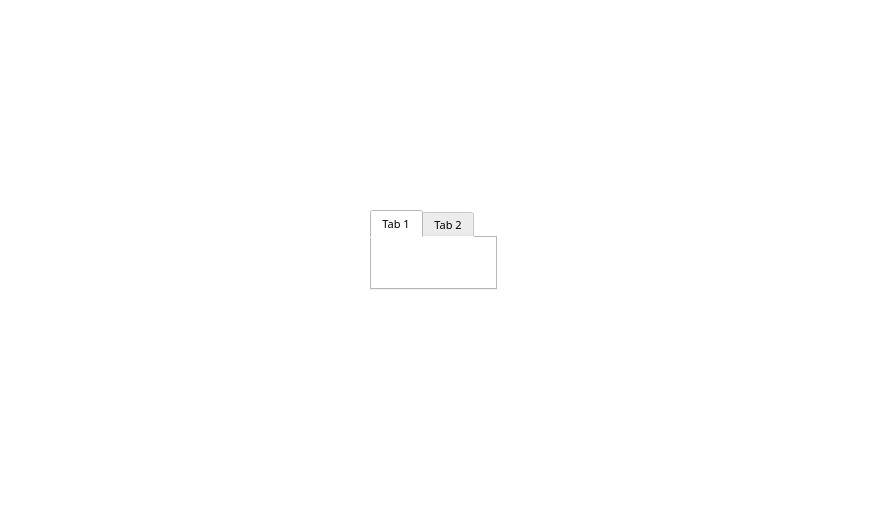
<?xml version="1.0" encoding="UTF-8"?>
<ui version="4.0">
 <class>afficher_voiture</class>
 <widget class="QDialog" name="afficher_voiture">
  <property name="geometry">
   <rect>
    <x>0</x>
    <y>0</y>
    <width>888</width>
    <height>520</height>
   </rect>
  </property>
  <property name="windowTitle">
   <string>Affciher Tableau</string>
  </property>
  <property name="styleSheet">
   <string notr="true">*{
	background-color: rgb(162, 255, 170);
background:rgb(255,255,255);
font-size:11px;
font-family: Center Gothic,sans-serif;
}</string>
  </property>
  <widget class="QTabWidget" name="tabWidget">
   <property name="geometry">
    <rect>
     <x>370</x>
     <y>210</y>
     <width>127</width>
     <height>80</height>
    </rect>
   </property>
   <widget class="QWidget" name="tab">
    <attribute name="title">
     <string>Tab 1</string>
    </attribute>
   </widget>
   <widget class="QWidget" name="tab_2">
    <attribute name="title">
     <string>Tab 2</string>
    </attribute>
   </widget>
  </widget>
 </widget>
 <resources/>
 <connections/>
</ui>
